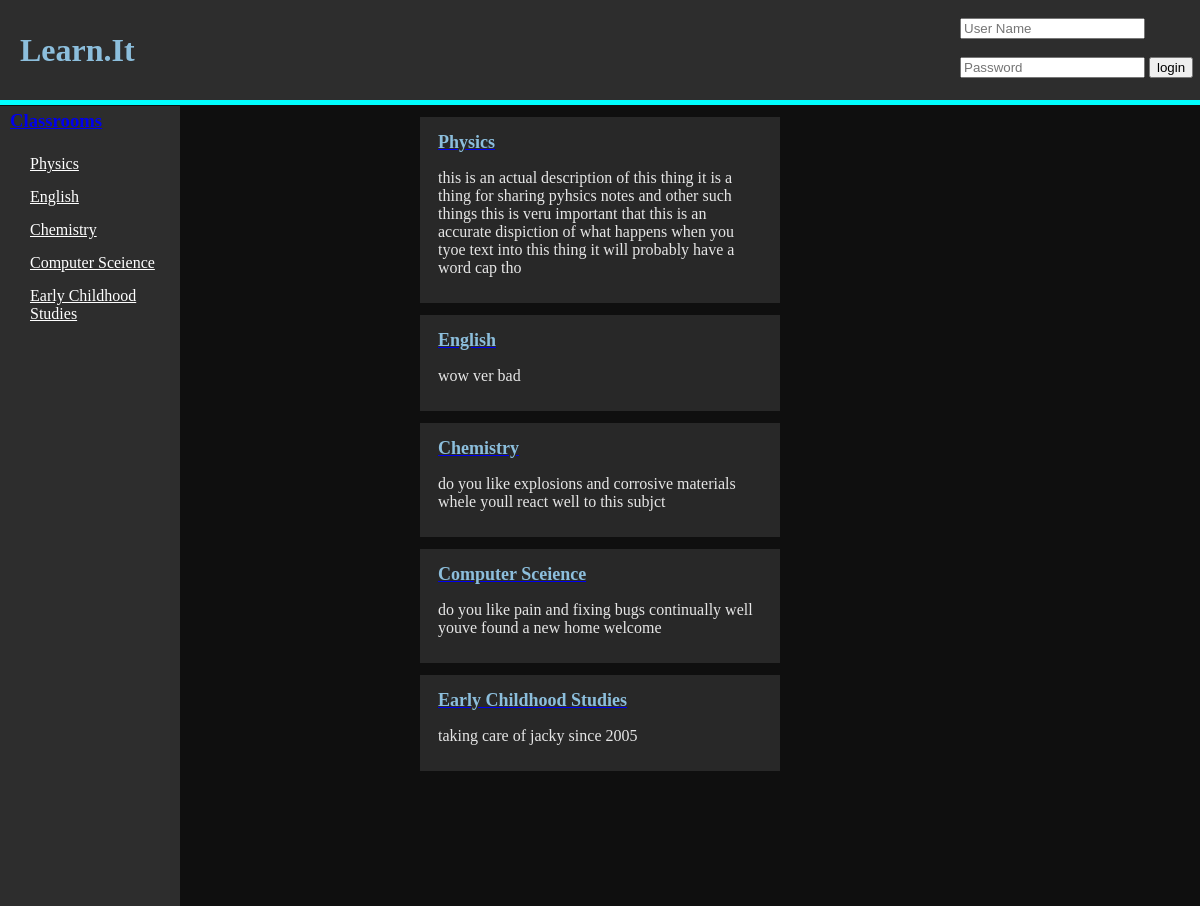
Page /classes on the committed database.
### tables this page shows
CREATE TABLE classroom (id INTEGER PRIMARY KEY, name STRING, description TEXT, ProPic TEXT);

### main.py (the view, shortened to what this page needs)
@app.route("/classes")
def view_classess():
    name = ''
    my_classess = ""
    id = 0
    if session.get("_User") is None:
        classes = do_query("""SELECT name, id from classroom""", (), None)
    posts = do_query("SELECT * from classroom", (), None)
    return render_template("ClassMenu.html", title="Classes", stuff=posts,
                           classrooms=classes, uid=id, user_name=name, myclassrooms=my_classess)

### main.py (called while the page is built)
def do_query(query, data, fetch):
    conn = sqlite3.connect("learnit.db")
    cur = conn.cursor()
    cur.execute(query, data)
    if fetch is None:
        result = cur.fetchall()
    else:
        result = cur.fetchone()
    conn.close()
    return result

### templates/ClassMenu.html (shortened to what this page needs)
<!DOCTYPE html>
<html lang="en" dir="ltr">
  <head>
  </head>
  <body>
    {%include 'header.html'%}
    {%include 'sidebar.html'%}
    {%for i in stuff%}
    <div class="post">
      <a href="/classroom/{{i[0]}}"><h1 class="post-title" >{{i[1]}}</h1></a>
      <p class="post-text">{{i[2]}}</p>
    </div>
    {%endfor%}
  </body>
</html>

### templates/sidebar.html (shortened to what this page needs)
<!DOCTYPE html>
<html lang="en" dir="ltr">
<link rel="stylesheet" href="../static/css/style.css">
  <head>
  </head>
  <body>
    <div class="sidebar">
      <a href="/classes"><h3 class="sidebar-Title">Classrooms</h3></a>
      {%for i in classrooms%}
        <a href="/classroom/{{i[1]}}" class="sidebar-Text">{{i[0]}}</a>
      {%endfor%}
    </div>
  </body>
</html>

### static/css/style.css (style rules this page uses)
body { margin: 0; background-color: rgb(15,15,15) }
.sidebar { height: 100vh; width: 15vw; background-color: rgb(45,45,45); color:rgb(140,190,220); float: left; position: sticky; top: 0px; z-index: 1; }
h3.sidebar-Title { margin-top: 0px; margin-left: 10px; line-height: 30px; }
.sidebar-Text { margin-left: 30px; color: white; text-transform: capitalize; display: block; margin-bottom: 15px; }
div.post { margin-left: auto; margin-right: auto; width: 30vw; background-color: rgb(40,40,40); padding-bottom: 10px; }
.post-title { font-size: large; color: rgb(140,190,220); text-transform: capitalize; margin-left: 5%; margin-right: 5%; margin-bottom: 2px; padding-bottom: 0px; padding-top: 15px; }
.post-text { width: 90%; padding-left: 5%; padding-right: 5%; color: rgb(230,230,230); }

### rows in the picture
classroom: name "Physics", description "this is an actual description of this thing it is a thing for sharing pyhsics notes and other such things this is veru important that this is an accurate dispiction of what happens when you tyoe text into this thing it will probably have a word cap tho"
classroom: name "English", description "wow ver bad"
classroom: name "Chemistry", description "do you like explosions and corrosive materials whele youll react well to this subjct"
classroom: name "Computer Sceience", description "do you like pain and fixing bugs continually well youve found a new home welcome"
classroom: name "Early Childhood Studies", description "taking care of jacky since 2005"
